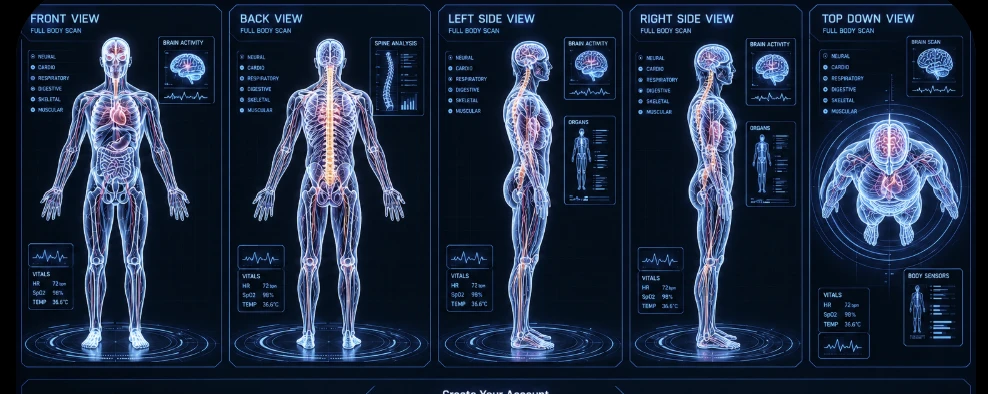
#> input picture design/reference/anatomy/scan-sheet-original.webp, 988 x 394 px, given in place of front.webp, which was not available
$ python grade_views.py ../../design/reference/anatomy ../../design/reference/anatomy/scan-sheet-4x.webp
#> lines starting #> are read from the running program, lines starting #| are printed output that depends on the picture; pictures that were not available may be replaced by others from this repository, and a replacement may not be noted
"""Highlight the brain and the heart in the transparent body views.

Usage: python frontend/scripts/grade_views.py design/reference/anatomy/views-ungraded frontend/public/scan [--warm]
Needs Pillow and NumPy. The input views come from cut_views.py.

The body keeps its original blue. The brain (rose) and the heart (garnet) are picked out in colour with a
soft glow, because they stand for what PRISM reads: mind and heart. With --warm, the body is first graded
to a warm silver (tried in the Champagne noir restyle, then set aside in favour of the original blue).
"""

import sys
from pathlib import Path

import numpy as np
from PIL import Image, ImageDraw, ImageFilter

SHADOW = np.array((0.20, 0.17, 0.13), dtype=np.float32)
HIGHLIGHT = np.array((1.00, 0.95, 0.86), dtype=np.float32)
KEEP_ORIGINAL = 0.18
GAMMA = 0.92
BRAIN = np.array((0.88, 0.44, 0.52), dtype=np.float32)  # rose
HEART = np.array((0.86, 0.27, 0.31), dtype=np.float32)  # garnet


def _head(alpha: np.ndarray) -> tuple[float, float, float, float]:
    """Centre x, top y, neck y and width of the head, from the body's outline."""
    h = alpha.shape[0]
    rows = alpha > 0.35
    top = int(np.argmax(rows.any(axis=1)))
    widths = [(int(np.ptp(rows[y].nonzero()[0])) if rows[y].any() else 0) for y in range(h)]
    span = range(top + int(0.09 * h), top + int(0.16 * h))
    neck = min(span, key=lambda y: widths[y] if widths[y] else 10**9)
    head_rows = rows[top:neck]
    xs = head_rows.nonzero()[1]
    return float(np.median(xs)), float(top), float(neck), float(np.percentile(xs, 90) - np.percentile(xs, 10))


def _pink(rgb: np.ndarray, alpha: np.ndarray) -> np.ndarray:
    r, g, b = rgb[..., 0], rgb[..., 1], rgb[..., 2]
    return np.clip((r - g) - 0.10, 0, 1) * (b >= g - 0.03) * alpha[..., 0]


def _ellipse(shape: tuple[int, int], cx: float, cy: float, rx: float, ry: float, feather: float) -> np.ndarray:
    m = Image.new("L", (shape[1], shape[0]), 0)
    ImageDraw.Draw(m).ellipse((cx - rx, cy - ry, cx + rx, cy + ry), fill=255)
    return np.asarray(m.filter(ImageFilter.GaussianBlur(feather)), dtype=np.float32)[..., None] / 255


def organ_masks(view: str, rgb: np.ndarray, alpha: np.ndarray) -> list[tuple[np.ndarray, np.ndarray]]:
    """Soft masks for the brain and the heart in one view (the heart isn't visible from behind)."""
    h, w = alpha.shape[:2]
    pink = _pink(rgb, alpha)
    out = []
    if view == "top":
        for lo, hi, colour in ((0.0, 0.45, BRAIN), (0.40, 0.75, HEART)):
            ys, xs = np.nonzero(pink[int(lo * h) : int(hi * h)] > 0.08)
            ys = ys + int(lo * h)
            cx, cy = np.median(xs), np.median(ys)
            rx, ry = (np.percentile(xs, 95) - np.percentile(xs, 5)) / 2, (np.percentile(ys, 95) - np.percentile(ys, 5)) / 2
            out.append((_ellipse((h, w), cx, cy, rx * 1.1, ry * 1.1, 0.03 * w), colour))
        return out
    cx, top, neck, hw = _head(alpha[..., 0])
    hh = neck - top
    out.append((_ellipse((h, w), cx, top + 0.3 * hh, 0.4 * hw, 0.27 * hh, 0.01 * h), BRAIN))
    if view != "back":
        band = (slice(int(0.20 * h), int(0.34 * h)),)
        ys, xs = np.nonzero(pink[band] > 0.12)
        ys = ys + int(0.20 * h)
        # The heart is the densest pink cluster in the chest: take the median, then its spread.
        hx, hy = np.median(xs), np.median(ys)
        near = (np.abs(xs - hx) < 0.06 * h) & (np.abs(ys - hy) < 0.06 * h)
        hx, hy = np.median(xs[near]), np.median(ys[near])
        out.append((_ellipse((h, w), hx, hy, 0.034 * h, 0.042 * h, 0.012 * h), HEART))
    return out


def grade(path: Path, out: Path, warm: bool = False) -> None:
    im = np.asarray(Image.open(path).convert("RGBA")).astype(np.float32) / 255
    rgb, alpha = im[..., :3], im[..., 3:]
    lum = np.clip((rgb @ np.array([0.2126, 0.7152, 0.0722], dtype=np.float32))[..., None] * 1.15, 0, 1)
    mixed = rgb.copy()
    if warm:
        toned = SHADOW * (1 - lum**GAMMA) + HIGHLIGHT * lum**GAMMA
        mixed = toned * (1 - KEEP_ORIGINAL) + rgb * KEEP_ORIGINAL
        mixed = np.clip(mixed * np.clip(lum * 1.4 + 0.15, 0, 1), 0, 1)
    view = path.stem
    for mask, colour in organ_masks(view, rgb, alpha):
        # Tint the organ's own line work (so detail stays), then add a soft glow around it.
        detail = np.clip(lum * 1.35, 0, 1)
        tinted = colour * (0.3 + 0.8 * detail)
        mixed = mixed * (1 - 0.9 * mask) + tinted * (0.9 * mask)
        glow_src = Image.fromarray((np.clip(mask[..., 0] * detail[..., 0], 0, 1) * 255).astype(np.uint8))
        glow = np.asarray(glow_src.filter(ImageFilter.GaussianBlur(0.02 * mask.shape[0])), dtype=np.float32)[..., None] / 255
        mixed = np.clip(mixed + colour * glow * 0.55, 0, 1)
        alpha = np.maximum(alpha, np.clip(glow * 0.9, 0, 1))
    Image.fromarray((np.concatenate([mixed, alpha], -1) * 255).astype(np.uint8)).save(out, quality=90, method=6)


if __name__ == "__main__":
    src, dst = Path(sys.argv[1]), Path(sys.argv[2])
    warm = "--warm" in sys.argv[3:]
    for view in ("front", "back", "left", "right", "top"):
        grade(src / f"{view}.webp", dst / f"{view}.webp", warm)
#> in grade, `rgb, alpha = im[..., :3], im[..., 3:]`: alpha: shape (394, 988, 1) float32; every value is 1
#> in grade, `lum = np.clip((rgb @ np.array([0.2126, 0.7152, 0.0722], dtype=np.float..`:
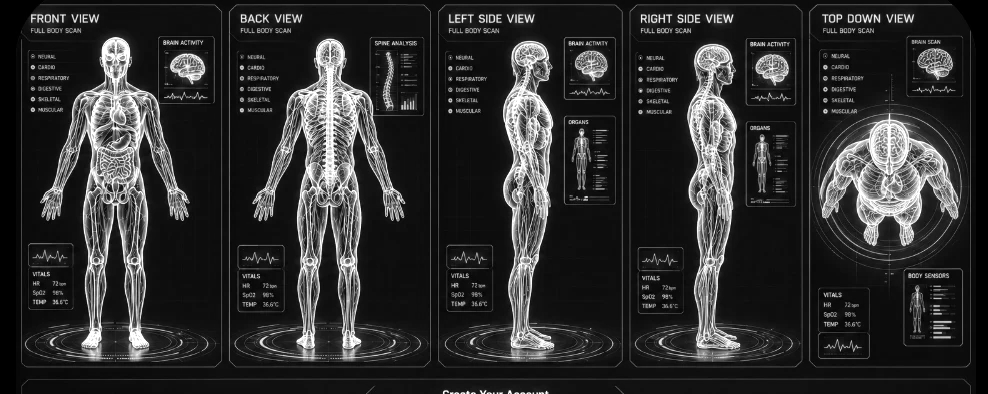
#> lum: shape (394, 988, 1) float32; min 0, max 1, mean 0.186
#> in organ_masks, `h, w = alpha.shape[:2]`: h = 394; w = 988
#> in _pink, `r, g, b = rgb[..., 0], rgb[..., 1], rgb[..., 2]`:
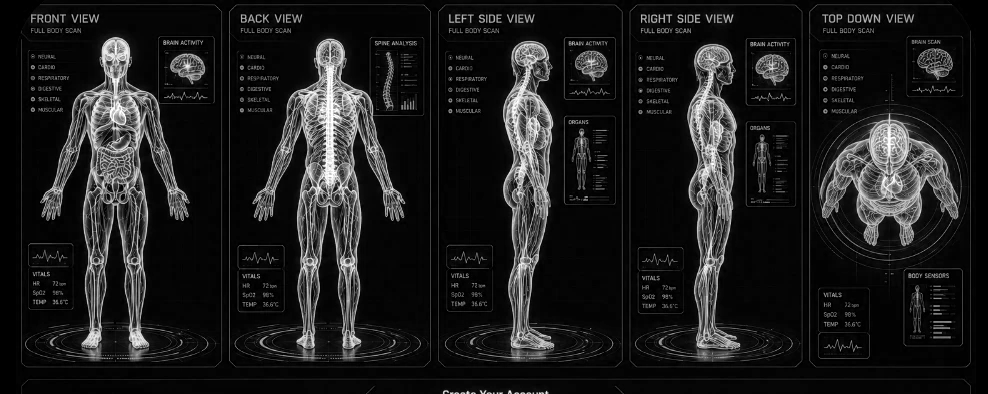
#> r: shape (394, 988) float32; min 0, max 1, mean 0.116
#> in _pink, `r, g, b = rgb[..., 0], rgb[..., 1], rgb[..., 2]`:
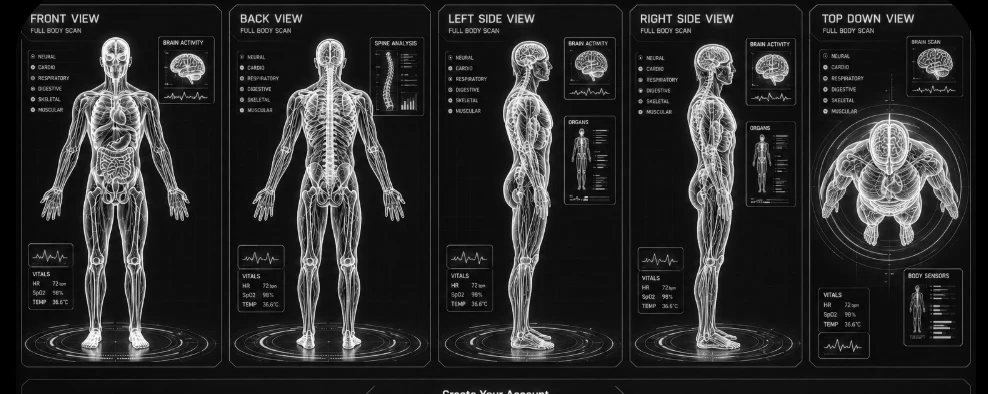
#> g: shape (394, 988) float32; min 0, max 1, mean 0.167
#> in _pink, `r, g, b = rgb[..., 0], rgb[..., 1], rgb[..., 2]`:
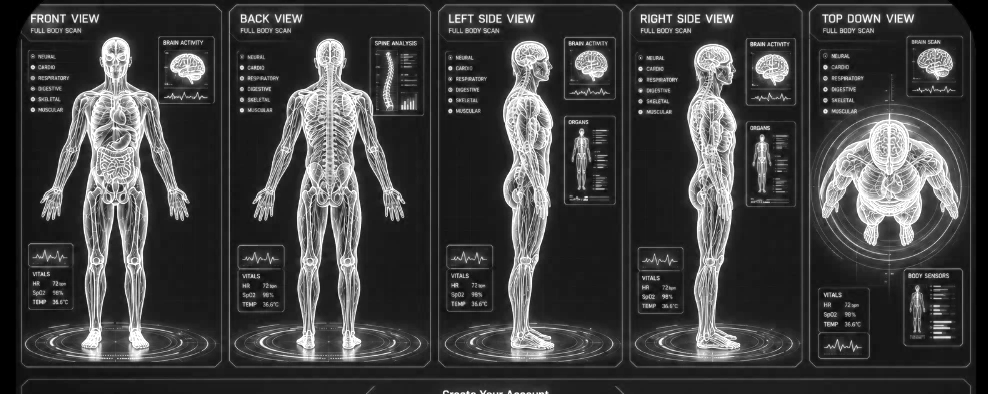
#> b: shape (394, 988) float32; min 0, max 1, mean 0.254
#> in organ_masks, `pink = _pink(rgb, alpha)`:
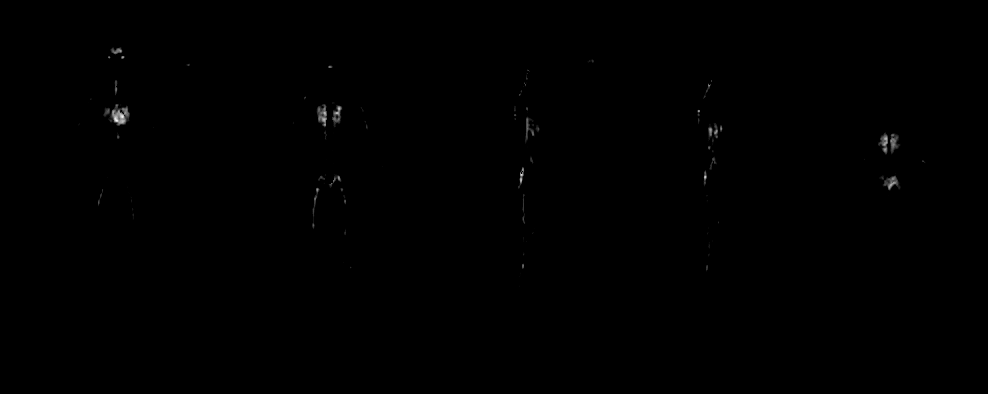
#> pink: shape (394, 988) float32; min 0, max 0.202, mean 0.000309; drawn with min black and max white
#> in _head, `h = alpha.shape[0]`: h = 394
#> in _head, `top = int(np.argmax(rows.any(axis=1)))`: top = 0
#> in _head, `widths = [(int(np.ptp(rows[y].nonzero()[0])) if rows[y].any() else 0) ..`: widths = 394 items
#> in _head, `neck = min(span, key=lambda y: widths[y] if widths[y] else 10**9)`: neck = 35
#> in organ_masks, `cx, top, neck, hw = _head(alpha[..., 0])`: cx = 493.5; top = 0; neck = 35; hw = 791
#> in organ_masks, `hh = neck - top`: hh = 35
#> in organ_masks, `hx, hy = np.median(xs), np.median(ys)`: hx = 121; hy = 117
#> in organ_masks, `hx, hy = np.median(xs[near]), np.median(ys[near])`: hx = 120; hy = 118
#> the loop in grade, `for mask, colour in organ_masks(view, rgb, alpha): # Tint the organ's ..` made 2 passes
#> colour on passes 1 to 2: [0.88, 0.44, 0.52], [0.86, 0.27, 0.31]
#> after the loop in grade, `for mask, colour in organ_masks(view, rgb, alpha):`:
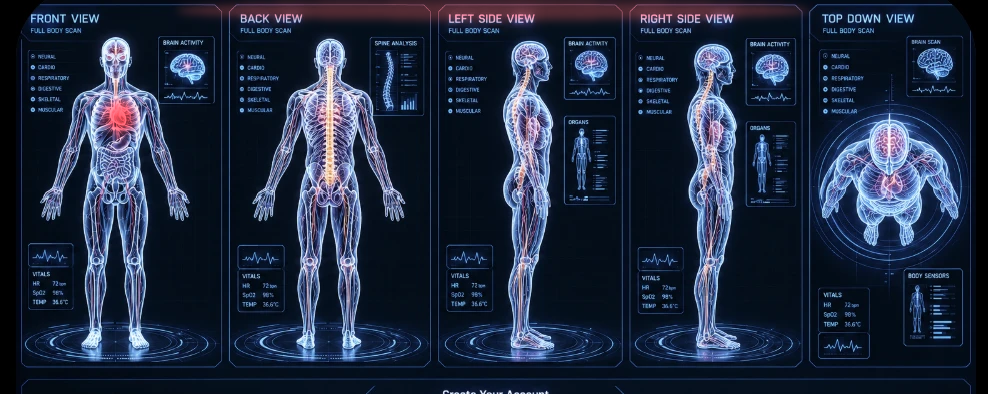
#> mixed: shape (394, 988, 3) float32; mean R, G, B 0.125, 0.169, 0.256
        print("done", view)
#> pass 2 of the loop `for view in ("front", "back", "left", "right", "top"):`:
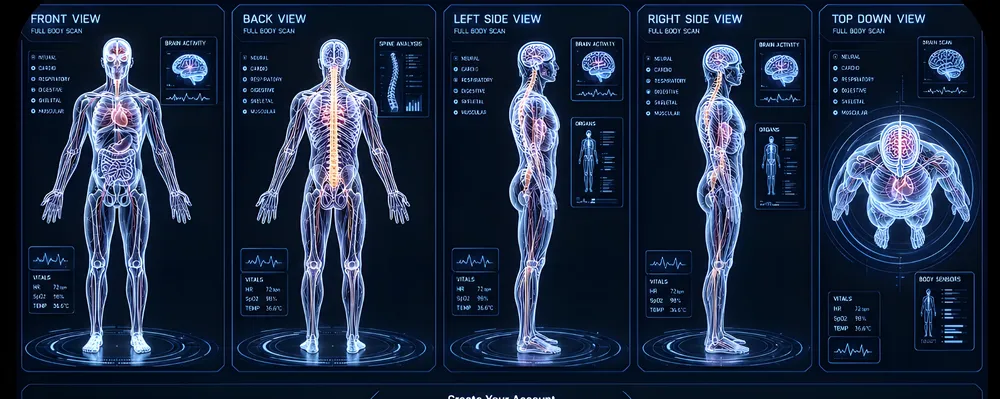
#> input picture design/reference/anatomy/scan-sheet-4x.webp, 1000 x 399 px, shrunk from 3952 x 1576 before the run, given in place of back.webp, which was not available
#> im: shape (399, 1000, 4) float32
#> rgb: shape (399, 1000, 3) float32
#> alpha: shape (399, 1000, 1) float32; every value is 1
#> lum: shape (399, 1000, 1) float32
#> in organ_masks (call 2), `h, w = alpha.shape[:2]`: h = 399; w = 1000
#> r: shape (399, 1000) float32
#> g: shape (399, 1000) float32
#> b: shape (399, 1000) float32
#> in organ_masks (call 2), `pink = _pink(rgb, alpha)`:
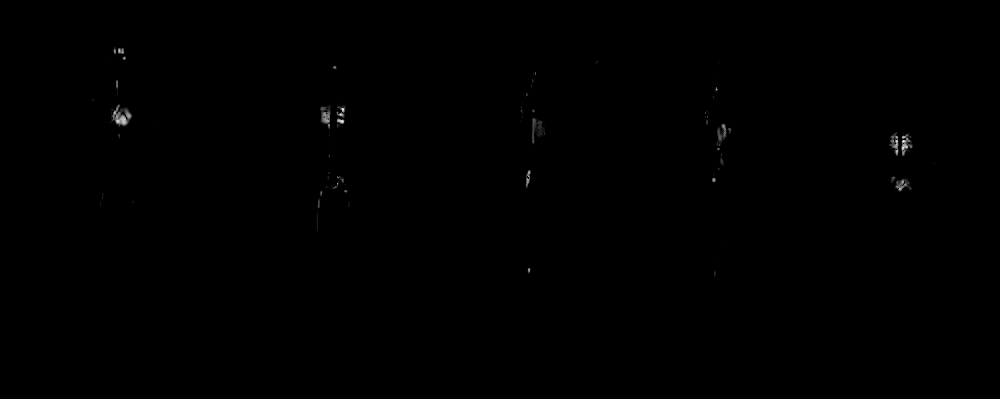
#> pink: shape (399, 1000) float32; min 0, max 0.218, mean 0.000301; drawn with min black and max white
#> in organ_masks (call 2), `cx, top, neck, hw = _head(alpha[..., 0])`: cx = 499.5; top = 0; neck = 35; hw = 799.2
#> hh = 35
#> the loop in grade (call 2), `for mask, colour in organ_masks(view, rgb, alpha): # Tint the organ's ..` made 1 pass
#> after the loop in grade (call 2), `for mask, colour in organ_masks(view, rgb, alpha):`:
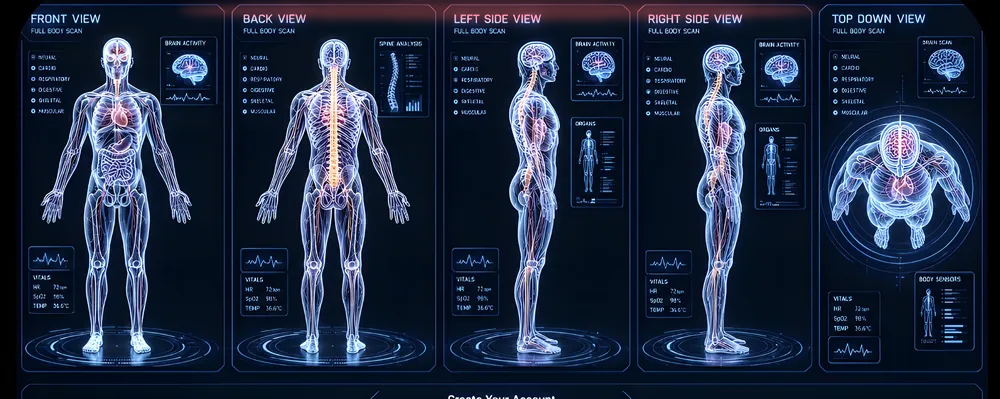
#> mixed: shape (399, 1000, 3) float32; mean R, G, B 0.123, 0.17, 0.262
#> (the run stopped early here; a loop or call above may not have finished)
